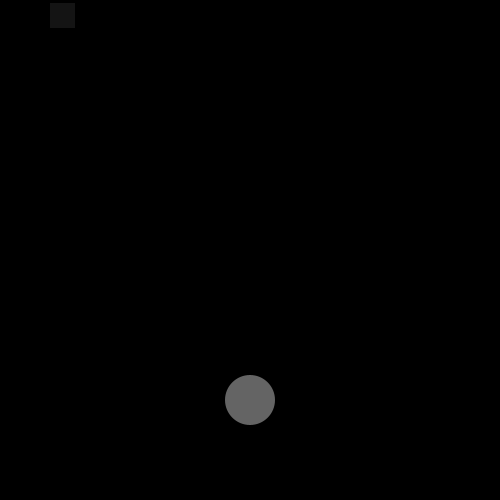
Frame 1 (no input)
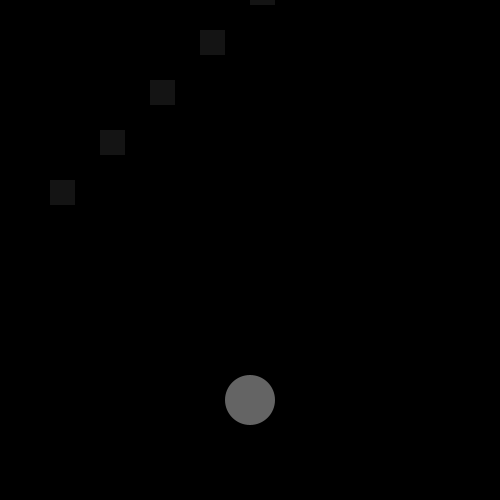
Frame 60 (the mouse pressed at the canvas centre just before this capture)
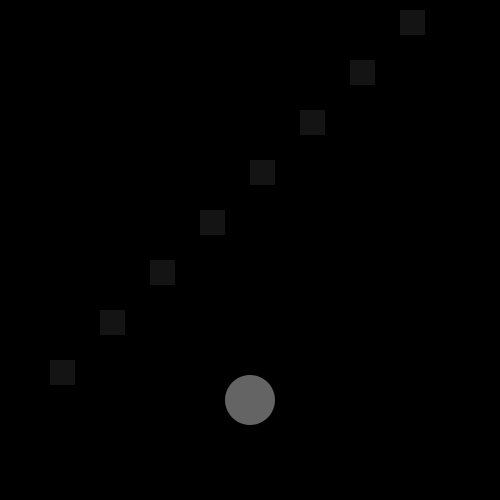
Frame 120 (the mouse held since frame 60 and released just before this capture)

The Processing sketch that drew these frames (run headless with seeded random() and noise(); from frame 60 on, the mouse is pressed at the canvas centre):

// Processing sketch: processing_116654
// ── processing_116654.pde

//KEYBOARD REEFERENCE
//http://www.openprocessing.org/sketch/114076


float x = 0;
float y = 0;
float speed = 3.0;
float left = 0;
float right = 0;

void setup()
{
  size(500, 500);
}
 
void draw()
{
  background(0);
  fill(100);
  x += (right - left) * speed;
  noStroke();
  ellipse(x + width/2, 400, 50, 50);

  
  fill(20);
  y += speed;
  rect(50, y, 25, 25);
  
  rect(100, y - 50, 25, 25);
  
  rect(150, y - 100, 25, 25);
  
  rect(200, y - 150, 25, 25);
  
  rect(250, y - 200, 25, 25);
  
  rect(300, y - 250, 25, 25);
  
  rect(350, y - 300, 25, 25);
  
  rect(400, y - 350, 25, 25);
  
  rect(450, y - 400, 25, 25);
}
 
void keyReleased()
{
  if (key == CODED)
  {
    if (keyCode == LEFT)
    {
      left = 0;
    }
    if (keyCode == RIGHT)
    {
      right = 0;
    }
  }
}
 
void keyPressed()
{
  if (key == CODED)
  {
    if (keyCode == LEFT)
    {
      left = 1;
    }
    if (keyCode == RIGHT)
    {
      right = 1;
    }
  }
}
